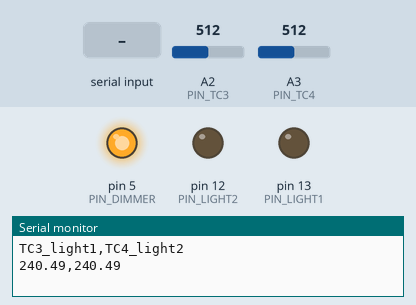
Simulated run of this sketch. Board: Arduino Uno, built with avr-gcc and run on an emulated ATmega328P. Shown: output pins drawn as LEDs (lit = HIGH), the last lines printed to the serial monitor. The test bench sets the inputs (shaded band); at power-on: A2 (PIN_TC3) = 512, A3 (PIN_TC4) = 512.

Above: at 1.2 s.
1.3 s: "dim 150\n" received over Serial
At 1.8 s:
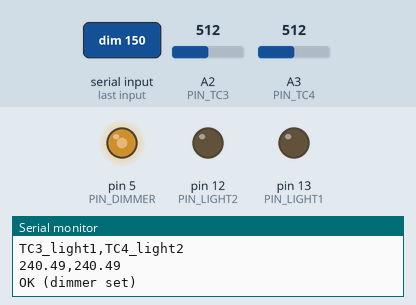
2.8 s: A2 (PIN_TC3) set to 336
4.3 s: A2 (PIN_TC3) set to 312
At 5.6 s:
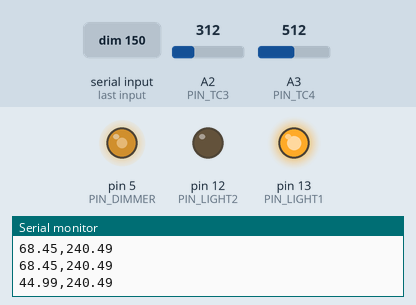
6.5 s: A3 (PIN_TC4) set to 330
8.2 s: A3 (PIN_TC4) set to 304
At 9.9 s:
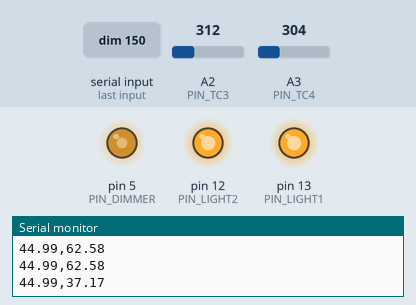
10.5 s: "dim 1\n" received over Serial
At 11.2 s:
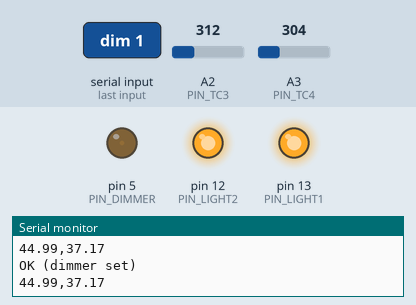
Timing chart, 0 to 13.0 s (numbered marks = the images above; inputs shaded):
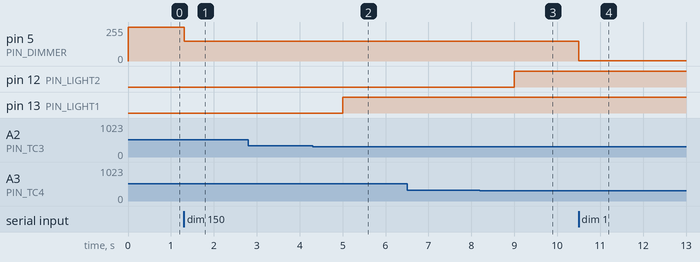

The sketch:

mirror_box_365nm.ino
```cpp
// (licence header left out)
// --- Pins ---
const uint8_t PIN_LIGHT1 = 13;
const uint8_t PIN_LIGHT2 = 12;
const uint8_t PIN_DIMMER = 5;
const uint8_t PIN_TC3    = A2;
const uint8_t PIN_TC4    = A3;

// --- Thresholds (AD8495: 1.25V offset, 5mV/°C, -10°C board offset) ---
const float LIGHT_MAX_C    = 57.0f;
const float LIGHT_HYSTER_C = 3.0f;   // re-enable after cooling to (MAX - HYSTER)°C

// --- State ---
uint8_t dimmerValue = 255;
unsigned long lastSampleMs = 0;
const unsigned long SAMPLE_MS = 1000;

// --- Helpers ---
float readTempC(uint8_t pin) {
  analogRead(pin);                          // dummy read for mux settling
  float v = analogRead(pin) * (5.0f / 1023.0f);
  return (v - 1.25f) / 0.005f - 10.0f;
}

void setDimmer(uint8_t value) {
  dimmerValue = value;
  analogWrite(PIN_DIMMER, dimmerValue);
}

// --- Arduino entry points ---
void setup() {
  Serial.begin(9600);
  pinMode(PIN_LIGHT1, OUTPUT);
  pinMode(PIN_LIGHT2, OUTPUT);
  pinMode(PIN_DIMMER, OUTPUT);
  // Safe startup: lights off, dimmer at max (dimmest)
  digitalWrite(PIN_LIGHT1, LOW);
  digitalWrite(PIN_LIGHT2, LOW);
  setDimmer(255);
  lastSampleMs = millis();
  Serial.println(F("TC3_light1,TC4_light2"));
}

void loop() {
  // Serial commands
  if (Serial.available()) {
    String line = Serial.readStringUntil('\n');
    line.trim();

    if (line == "s") {
      float t3 = readTempC(PIN_TC3);
      float t4 = readTempC(PIN_TC4);
      Serial.print(F("Light1: ")); Serial.print(digitalRead(PIN_LIGHT1) ? F("ON") : F("OFF"));
      Serial.print(F(" | Light2: ")); Serial.print(digitalRead(PIN_LIGHT2) ? F("ON") : F("OFF"));
      Serial.print(F(" | DimmerPWM: ")); Serial.println(dimmerValue);
      Serial.print(F("Temps(C): ")); Serial.print(t3, 2); Serial.print('\t'); Serial.println(t4, 2);

    } else if (line.startsWith("dim")) {
      int sp = line.indexOf(' ');
      if (sp < 0) { Serial.println(F("ERR (use: dim 0-255)")); return; }
      int val = constrain(line.substring(sp + 1).toInt(), 0, 255);
      setDimmer((uint8_t)val);
      Serial.println(F("OK (dimmer set)"));

    } else if (line.length() > 0) {
      Serial.println(F("ERR (unknown cmd). Valid: s | dim 0-255"));
    }
  }

  // Temperature sample + light safety
  unsigned long now = millis();
  if (now - lastSampleMs < SAMPLE_MS) return;
  lastSampleMs = now;

  float t3 = readTempC(PIN_TC3);
  float t4 = readTempC(PIN_TC4);

  if (t3 > LIGHT_MAX_C)                                               digitalWrite(PIN_LIGHT1, LOW);
  else if (!digitalRead(PIN_LIGHT1) && t3 < LIGHT_MAX_C - LIGHT_HYSTER_C) digitalWrite(PIN_LIGHT1, HIGH);

  if (t4 > LIGHT_MAX_C)                                               digitalWrite(PIN_LIGHT2, LOW);
  else if (!digitalRead(PIN_LIGHT2) && t4 < LIGHT_MAX_C - LIGHT_HYSTER_C) digitalWrite(PIN_LIGHT2, HIGH);

  Serial.print(t3, 2); Serial.print(','); Serial.println(t4, 2);
}
```

Measured:
- the behaviour switches between 322 and 321 on A2 (PIN_TC3) (found by bisection; images 1 and 2)
- the behaviour switches between 322 and 321 on A3 (PIN_TC4) (found by bisection; images 2 and 3)
- after the input at 1.3 s, pin 5 (PIN_DIMMER): 255/255 → 150/255 at once
- after the input at 4.3 s, pin 13 (PIN_LIGHT1): LOW → HIGH after 0.70 s
- after the input at 8.2 s, pin 12 (PIN_LIGHT2): LOW → HIGH after 0.80 s
- after the input at 10.5 s, pin 5 (PIN_DIMMER): 150/255 → 1/255 at once
